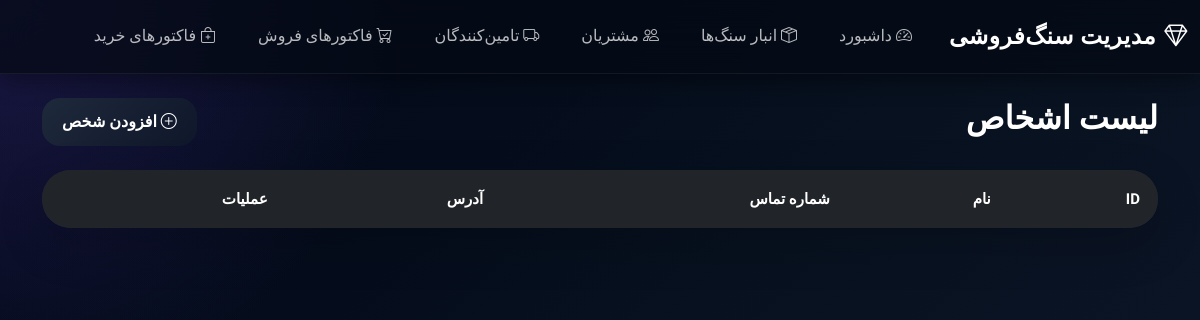
The page /persons/ on the database as committed earlier.
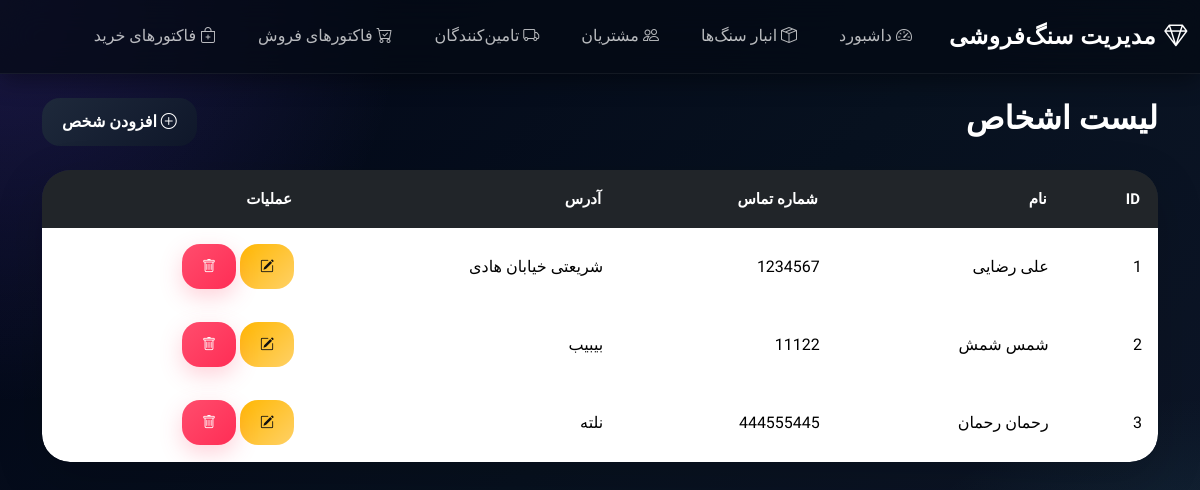
The same page on the database as committed later.
### core/models.py (models this page shows, shortened)
class Person(models.Model):
    PERSON_TYPES = [
        ('real', 'حقیقی'),
        ('legal', 'حقوقی'),
    ]
    first_name = models.CharField(max_length=100, verbose_name='نام')
    last_name = models.CharField(max_length=100, verbose_name='نام خانوادگی')
    national_code = models.CharField(
        max_length=20,
        unique=True,
        verbose_name='کد ملی / شناسه اقتصادی'
    )
    phone = models.CharField(max_length=15, verbose_name='شماره تماس')
    address = models.TextField(verbose_name='آدرس')
    person_type = models.CharField(
        max_length=10,
        choices=PERSON_TYPES,
        verbose_name='نوع شخص'
    )
    created_at = models.DateTimeField(auto_now_add=True)
    class Meta:
        verbose_name = 'شخص'
        verbose_name_plural = 'اشخاص'

### core/views.py (the view)
# urls.py: path('persons/', person_list, name='person_list'),
def person_list(request):
    persons = Person.objects.all()
    return render(request, 'core/person_list.html', {'persons': persons})

### core/templates/core/person_list.html (shortened to what this page needs)
{% extends 'core/base.html' %}
{% block content %}
<div class="d-flex justify-content-between align-items-center mb-4">
    <h2 class="fw-bold">
        لیست اشخاص
    </h2>
    <a href="{% url 'add_person' %}" class="btn btn-dark">
        <i class="bi bi-plus-circle"></i>
        افزودن شخص
    </a>
</div>
<div class="card border-0 shadow-lg">
    <div class="card-body p-0">
        <table class="table table-hover align-middle mb-0">
            <thead class="table-dark">
                <tr>
                    <th>ID</th>
                    <th>نام</th>
                    <th>شماره تماس</th>
                    <th>آدرس</th>
                    <th>عملیات</th>
                </tr>
            </thead>
            <tbody>
                {% for person in persons %}
                <tr>
                    <td>{{ person.id }}</td>
                    <td>
                        {{ person.first_name }}
                        {{ person.last_name }}
                    </td>
                    <td>{{ person.phone }}</td>
                    <td>{{ person.address }}</td>
                    <td>
                        <a href="{% url 'edit_person' person.id %}" class="btn btn-warning btn-sm">
                            <i class="bi bi-pencil-square"></i>
                        </a>
                        <a href="{% url 'delete_person' person.id %}" class="btn btn-danger btn-sm">
                            <i class="bi bi-trash"></i>
                        </a>
                    </td>
                </tr>
                {% endfor %}
            </tbody>
        </table>
    </div>
</div>
{% endblock %}

Rows that differ between the two databases and show on the page:
added Person: id "1", first_name "علی", last_name "رضایی", phone "1234567", address "شریعتی خیابان هادی"
added Person: id "2", first_name "شمس", last_name "شمش", phone "11122", address "بیبیب"
added Person: id "3", first_name "رحمان", last_name "رحمان", phone "444555445", address "نلته"
